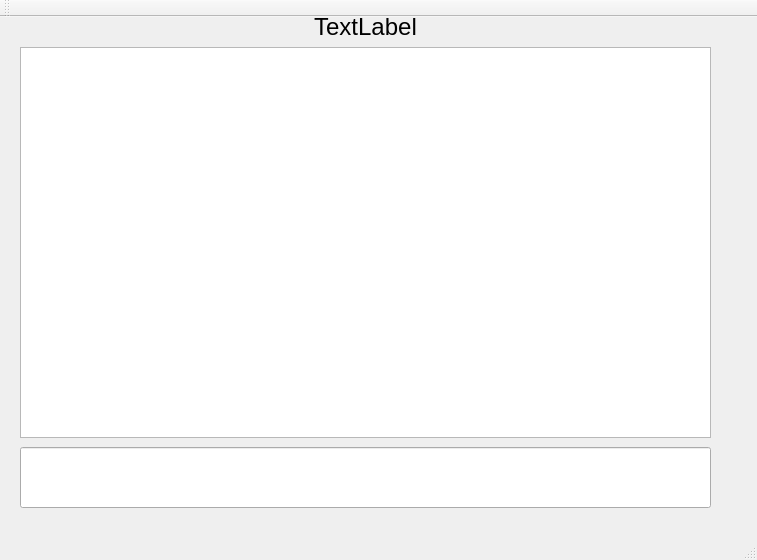
<?xml version="1.0" encoding="UTF-8"?>
<ui version="4.0">
 <class>MainWindow</class>
 <widget class="QMainWindow" name="MainWindow">
  <property name="geometry">
   <rect>
    <x>0</x>
    <y>0</y>
    <width>757</width>
    <height>560</height>
   </rect>
  </property>
  <property name="sizePolicy">
   <sizepolicy hsizetype="Expanding" vsizetype="Expanding">
    <horstretch>0</horstretch>
    <verstretch>0</verstretch>
   </sizepolicy>
  </property>
  <property name="windowTitle">
   <string>MainWindow</string>
  </property>
  <widget class="QWidget" name="centralWidget">
   <widget class="QTableWidget" name="keyboard">
    <property name="geometry">
     <rect>
      <x>20</x>
      <y>30</y>
      <width>691</width>
      <height>391</height>
     </rect>
    </property>
   </widget>
   <widget class="QLineEdit" name="curMsg">
    <property name="geometry">
     <rect>
      <x>20</x>
      <y>430</y>
      <width>691</width>
      <height>61</height>
     </rect>
    </property>
   </widget>
   <widget class="QLabel" name="title">
    <property name="geometry">
     <rect>
      <x>180</x>
      <y>0</y>
      <width>371</width>
      <height>20</height>
     </rect>
    </property>
    <property name="font">
     <font>
      <pointsize>18</pointsize>
      <kerning>true</kerning>
     </font>
    </property>
    <property name="text">
     <string>TextLabel</string>
    </property>
    <property name="alignment">
     <set>Qt::AlignCenter</set>
    </property>
   </widget>
  </widget>
  <widget class="QMenuBar" name="menuBar">
   <property name="geometry">
    <rect>
     <x>0</x>
     <y>0</y>
     <width>757</width>
     <height>25</height>
    </rect>
   </property>
  </widget>
  <widget class="QToolBar" name="mainToolBar">
   <attribute name="toolBarArea">
    <enum>TopToolBarArea</enum>
   </attribute>
   <attribute name="toolBarBreak">
    <bool>false</bool>
   </attribute>
  </widget>
  <widget class="QStatusBar" name="statusBar"/>
 </widget>
 <layoutdefault spacing="6" margin="11"/>
 <resources/>
 <connections/>
</ui>
